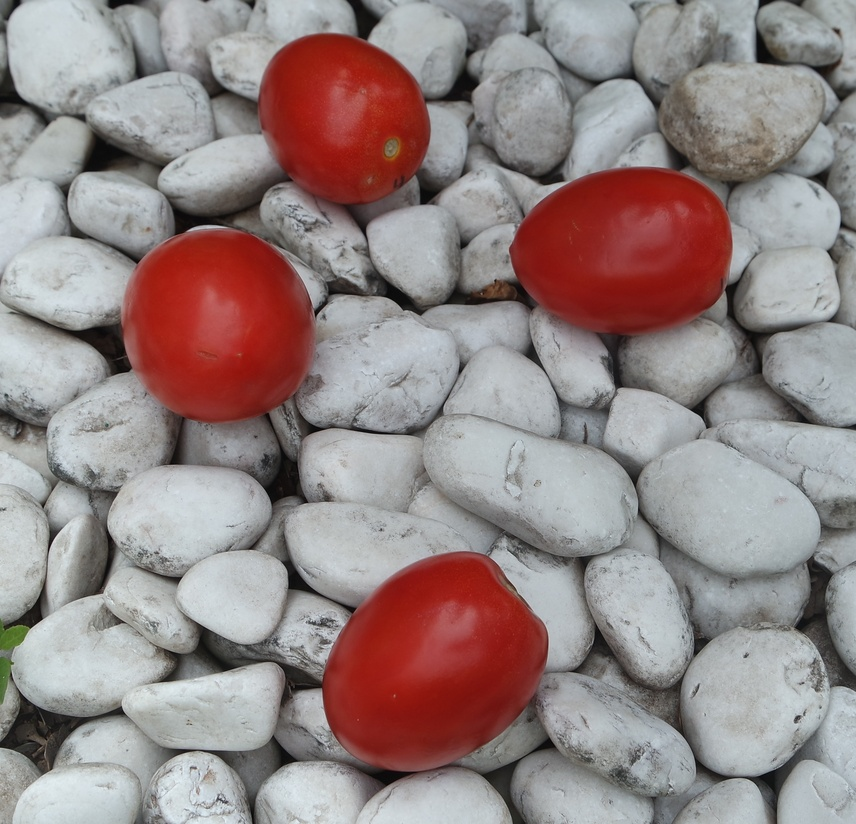
#> input picture examen2parcial/Jit1.JPG, 856 x 824 px, shrunk from 2833 x 2729 before the run
$ jupyter execute Examen2kmean.ipynb
#> lines starting #> are read from the running program, lines starting #| are printed output that depends on the picture; after the words box and inside, x2 and y2 are one past the last pixel; in counts of white or black regions, pixels touching at a corner belong together; long printed decimals are rounded
OTSU

[cell 1]
import numpy as np
import matplotlib.pyplot as plt
from skimage.filters import threshold_otsu
import cv2
import skimage.filters

[cell 2]
s_image = cv2.imread('Jit1.JPG')
#> s_image is the input picture: shape (824, 856, 3); mean B, G, R 132.9, 133.5, 148.4

plt.axis('off')
plt.imshow(s_image)

[cell 3]
img = cv2.cvtColor(s_image,cv2.COLOR_BGR2RGB)
plt.axis('off')
plt.imshow(img)

###Segmentacion por kmeans

[cell 4]
k = 4

# reshape the image to a 2D array of pixels and 3 color values (RGB)
pixel_values = img.reshape((-1, 3))
# convert to float
pixel_values = np.float32(pixel_values)

# define stopping criteria
criteria = (cv2.TERM_CRITERIA_EPS + cv2.TERM_CRITERIA_MAX_ITER, 100, 0.2)

compactness, labels, (centers) = cv2.kmeans(pixel_values, k, None, criteria, 10, cv2.KMEANS_RANDOM_CENTERS)
#> compactness = 672702162; centers = [[180, 185.5, 187.4], [142.5, 36.83, 30.41], [131.4, 130.7, 130.1], [62.66, 58.53, 55.75]]

# convert back to 8 bit values
centers = np.uint8(centers)
#> centers = [[179, 185, 187], [142, 36, 30], [131, 130, 130], [62, 58, 55]]

# flatten the labels array
labels = labels.flatten()

# convert all pixels to the color of the centroids
segmented_image = centers[labels]

# reshape back to the original image dimension
segmented_image = segmented_image.reshape(img.shape)

# show the image
plt.imshow(segmented_image)
plt.show()

Segunda segmentacion por colores

[cell 5]
umbral_bajo = np.array([139,35,29])
umbral_alto = np.array([142,36,30])
mask_red = cv2.inRange(segmented_image, umbral_bajo, umbral_alto)
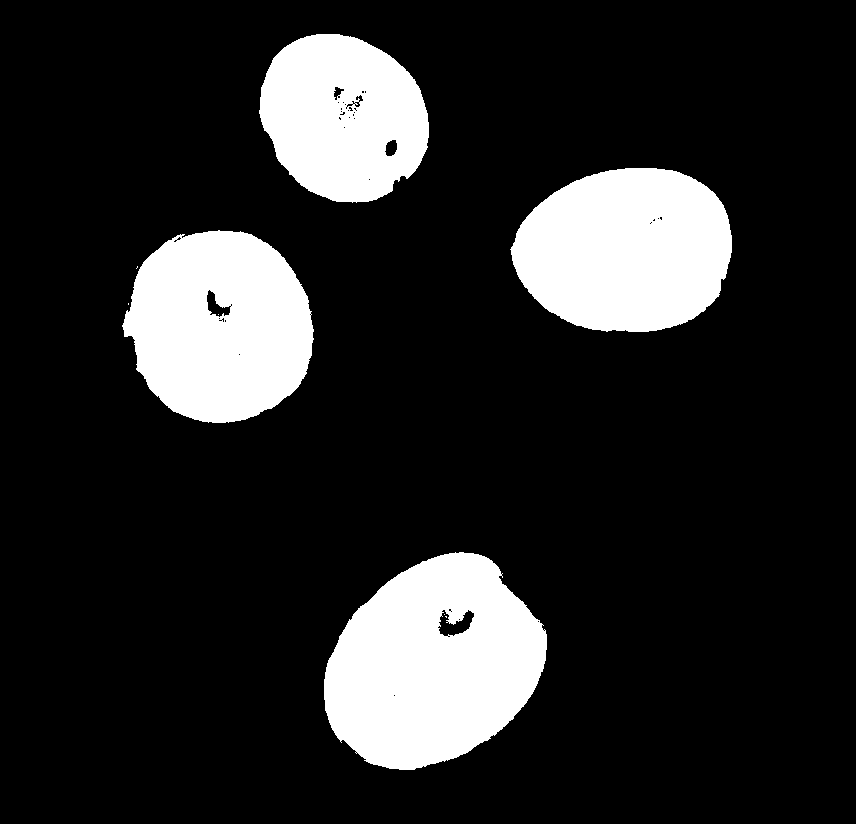
#> mask_red: shape (824, 856); 16% white; 9 white regions (5 under 20 px), largest, box (x1, y1, x2, y2) and area: (324, 552, 547, 770) 34556, (510, 168, 732, 332) 28722, (122, 230, 314, 423) 28170, (259, 34, 429, 203) 21636
#any value that is not in the range of the mask, thershold
#res = cv2.bitwise_and(img, img, mask=mask)

plt.figure(figsize=(8,8))
plt.imshow(mask_red, cmap = 'gray')

Suavizado de imagen

[cell 6]
blur = cv2.blur(mask_red,(20,20))
plt.imshow(blur, 'gray')

Deteccion de contornos con Canny

[cell 7]
t_lower = 50  # Lower Threshold
t_upper = 150  # Upper threshold

# Applying the Canny Edge filter
edge_canny = cv2.Canny(blur, 50, 40)
#> edge_canny: shape (824, 856); 0.97% white in thin lines or dots, all inside (x1, y1, x2, y2) = (116, 25, 741, 779)

plt.imshow(edge_canny,'gray')

Erosionar para evitar conflictos

[cell 8]
kernel = np.ones((5, 5), np.uint8)

img_erosion = cv2.erode(edge_canny, kernel, iterations=5)
#> img_erosion: shape (824, 856); every value is 0
img_dilation = cv2.dilate(edge_canny, kernel, iterations=4)
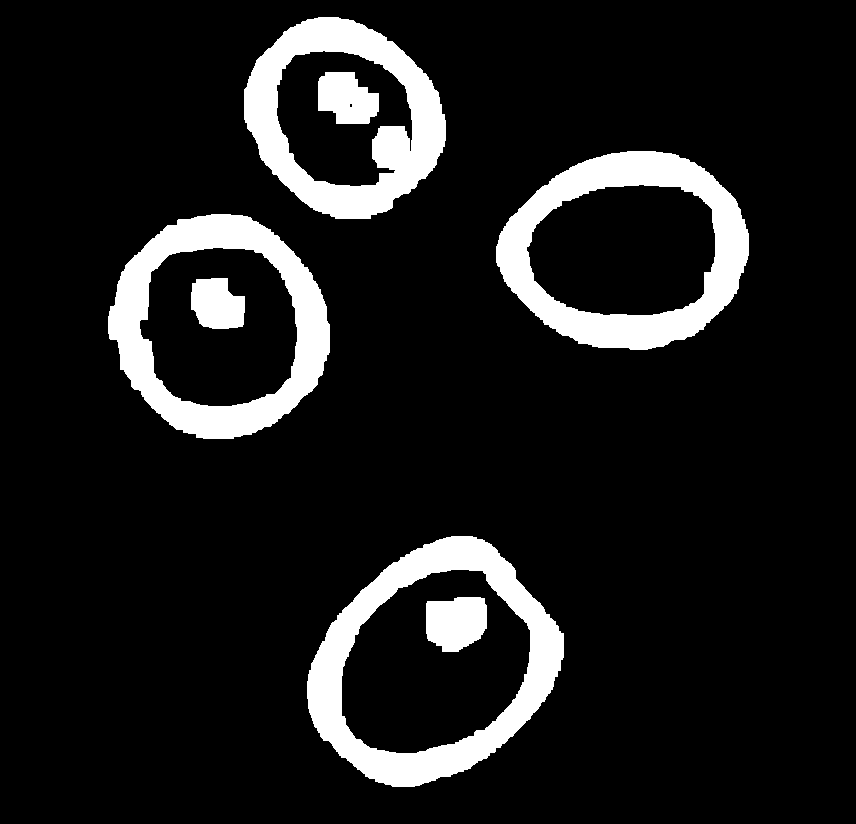
#> img_dilation: shape (824, 856); 11.3% white; 7 white regions
plt.figure(figsize=(8,8))
plt.imshow(img_dilation, 'gray')

Obtencion de objetos

[cell 9]
contours,hierarchy = cv2.findContours(img_dilation,cv2.RETR_EXTERNAL, cv2.CHAIN_APPROX_SIMPLE)
#> contours = 4 contours; box (x1, y1, x2, y2) and area: (307, 536, 564, 787) 44824, (496, 151, 749, 350) 37942, (108, 214, 330, 439) 37492, (244, 17, 446, 219) 29843
for cnt in contours:
    x,y,w,h = cv2.boundingRect(cnt)
    masked_image = cv2.rectangle(img,(x,y),(x+w,y+h),(200,255,0),10)
#> this loop made 4 passes
#> (x, y, w, h) on passes 1 to 4: (307, 536, 257, 251), (108, 214, 222, 225), (496, 151, 253, 199), (244, 17, 202, 202)
#> pass 2, `masked_image = cv2.rectangle(img,(x,y),(x+w,y+h),(200,255,0),10)`:
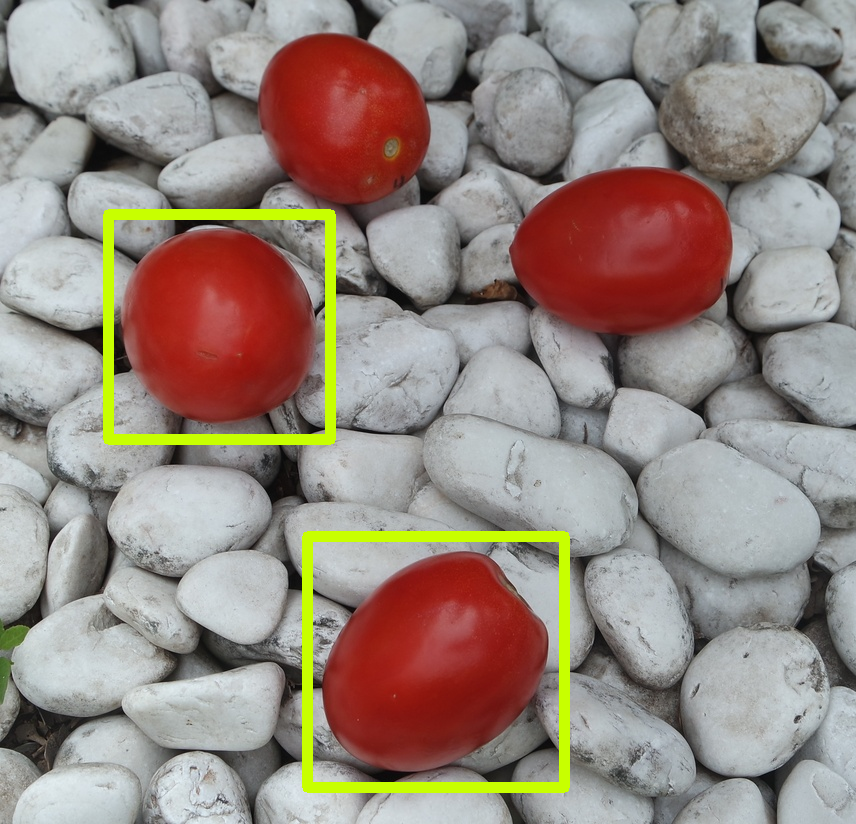
#> masked_image: shape (824, 856, 3); mean R, G, B 150.2, 136.9, 128.7
#> pass 3, `masked_image = cv2.rectangle(img,(x,y),(x+w,y+h),(200,255,0),10)`:
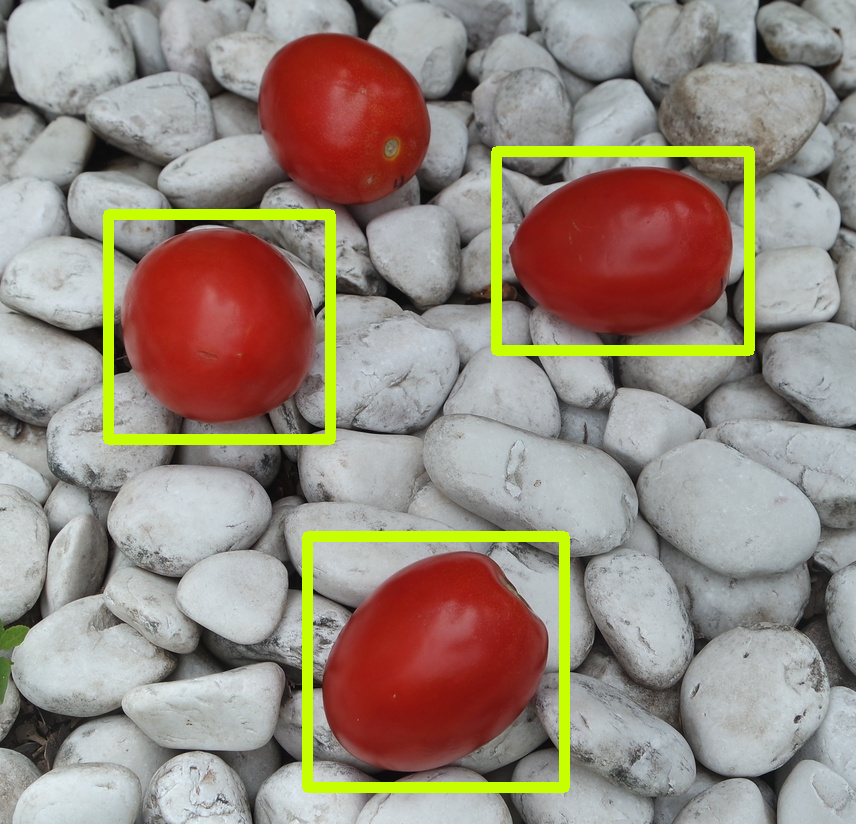
#> masked_image: shape (824, 856, 3); 1.4% of pixels changed, all inside (x1, y1, x2, y2) = (491, 146, 755, 356)
#> after the loop:
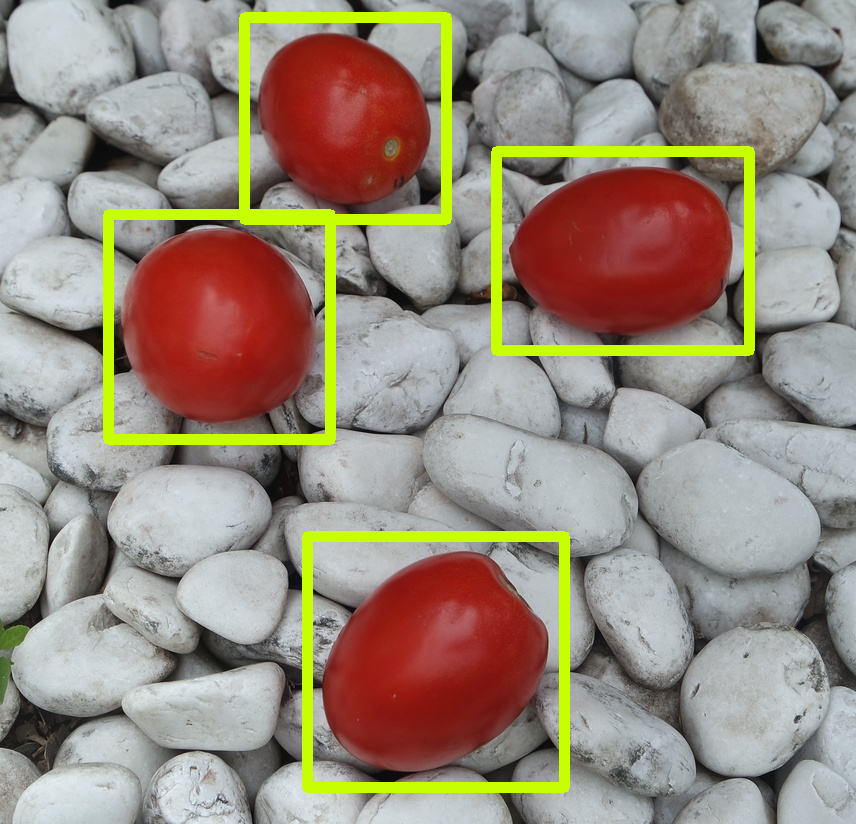
#> img: shape (824, 856, 3); mean R, G, B 151.7, 139.8, 125.1
plt.figure(figsize =(8,8))
plt.imshow(img)

[cell 10]
print("Se detectaron {} objetos".format(len(contours)))
#| Se detectaron 4 objetos

[cell 11]
cnt=contours[2]
#> cnt = contour of 301 points, box (x1, y1, x2, y2) (496, 151, 749, 350), area 37942
izquierdo = tuple(cnt[cnt[:,:,0].argmin()][0])
#> izquierdo = (496, 246)
derecho = tuple(cnt[cnt[:,:,0].argmax()][0])
#> derecho = (748, 255)
superior = tuple(cnt[cnt[:,:,1].argmin()][0])
#> superior = (627, 151)
inferior = tuple(cnt[cnt[:,:,1].argmax()][0])
#> inferior = (630, 349)
print("Cordenadas de mdecion [OBJETO 2]")
print("Coordenada 1",derecho)
#| Coordenada 1 (748, 255)
print("Coordenada 2",izquierdo)
#| Coordenada 2 (496, 246)

[cell 12]
cnt=contours[0]
#> cnt = contour of 359 points, box (x1, y1, x2, y2) (307, 536, 564, 787), area 44824
izquierdo0 = tuple(cnt[cnt[:,:,0].argmin()][0])
#> izquierdo0 = (307, 681)
derecho0 = tuple(cnt[cnt[:,:,0].argmax()][0])
#> derecho0 = (563, 657)
superior0 = tuple(cnt[cnt[:,:,1].argmin()][0])
#> superior0 = (451, 536)
inferior0 = tuple(cnt[cnt[:,:,1].argmax()][0])
#> inferior0 = (392, 786)
print("Cordenadas de mdecion [OBJETO 4]")
print("Coordenada 1",superior0)
#| Coordenada 1 (451, 536)
print("Coordenada 2",inferior0)
#| Coordenada 2 (392, 786)

[cell 13]
start_point=(izquierdo[0], izquierdo[1])
#> start_point = (496, 246)
end_point=(derecho[0], derecho[1])
#> end_point = (748, 255)
thickness = 10
color = (13, 0, 255)

l1 = cv2.line(img, start_point, end_point, color, thickness)
plt.imshow(l1)

[cell 14]
a = np.array((izquierdo[0], izquierdo[1], 1))
#> a = [496, 246, 1]
b = np.array((derecho[0], derecho[1], 1))
#> b = [748, 255, 1]

dist = np.sqrt(np.sum(np.square(a-b)))
#> dist = 252.2

print("Distancia de objeto 2:\t",dist)
#| Distancia de objeto 2:	 252.161

[cell 15]
a = inferior0[0] - izquierdo0[0]
#> a = 85
b = inferior0[1] - izquierdo0[1]
#> b = 105
xa_1=(a,b)
#> xa_1 = (85, 105)
c = derecho0[0]-superior0[0]
#> c = 112
d = derecho0[1]-superior0[1]
#> d = 121
ya_1=(c,d)
#> ya_1 = (112, 121)

start_point1=(izquierdo0[0] - xa_1[0],izquierdo0[1]+ xa_1[1])
#> start_point1 = (222, 786)
end_point1=(derecho0[0] + ya_1[0],derecho0[1] - ya_1[1])
#> end_point1 = (675, 536)

l2 = cv2.line(img, start_point1, end_point1, color, thickness)
#dibujar_distancia(sample_image,x_1, y_1)
plt.imshow(l2)

[cell 16]
q = np.array((xa_1[0],xa_1[1] , 1))
#> q = [85, 105, 1]
p = np.array((ya_1[0], ya_1[1], 1))
#> p = [112, 121, 1]

dist2 = np.sqrt(np.sum(np.square(p-q)))
#> dist2 = 31.38

print("Distancia de objeto 4:\t",dist2)
#| Distancia de objeto 4:	 31.385

[cell 17]
cnt=contours[1]
#> cnt = contour of 267 points, box (x1, y1, x2, y2) (108, 214, 330, 439), area 37492
izquierdo1 = tuple(cnt[cnt[:,:,0].argmin()][0])
#> izquierdo1 = (108, 316)
derecho1 = tuple(cnt[cnt[:,:,0].argmax()][0])
#> derecho1 = (329, 352)
superior1 = tuple(cnt[cnt[:,:,1].argmin()][0])
#> superior1 = (211, 214)
inferior1 = tuple(cnt[cnt[:,:,1].argmax()][0])
#> inferior1 = (203, 438)


cnt=contours[3]
#> cnt = contour of 246 points, box (x1, y1, x2, y2) (244, 17, 446, 219), area 29843
izquierdo3 = tuple(cnt[cnt[:,:,0].argmin()][0])
#> izquierdo3 = (244, 89)
derecho3 = tuple(cnt[cnt[:,:,0].argmax()][0])
#> derecho3 = (445, 140)
superior3 = tuple(cnt[cnt[:,:,1].argmin()][0])
#> superior3 = (318, 17)
inferior3 = tuple(cnt[cnt[:,:,1].argmax()][0])
#> inferior3 = (335, 218)

[cell 18]
a=(superior1[0],superior1[1])
#> a = (211, 214)
b=(superior[0],superior[1])
#> b = (627, 151)
c=(superior3[0],superior3[1])
#> c = (318, 17)
d=(superior0[0],superior0[1])
#> d = (451, 536)

font = cv2.FONT_HERSHEY_SIMPLEX
u1=cv2.putText(img,' 1',a,font,10,(0,0,0),20,cv2.LINE_AA)
u2=cv2.putText(img,' 2',b,font,10,(0,0,0),20,cv2.LINE_AA)
u3=cv2.putText(img,' 3',c,font,10,(0,0,0),20,cv2.LINE_AA)
u4=cv2.putText(img,' 4',d,font,10,(0,0,0),20,cv2.LINE_AA)
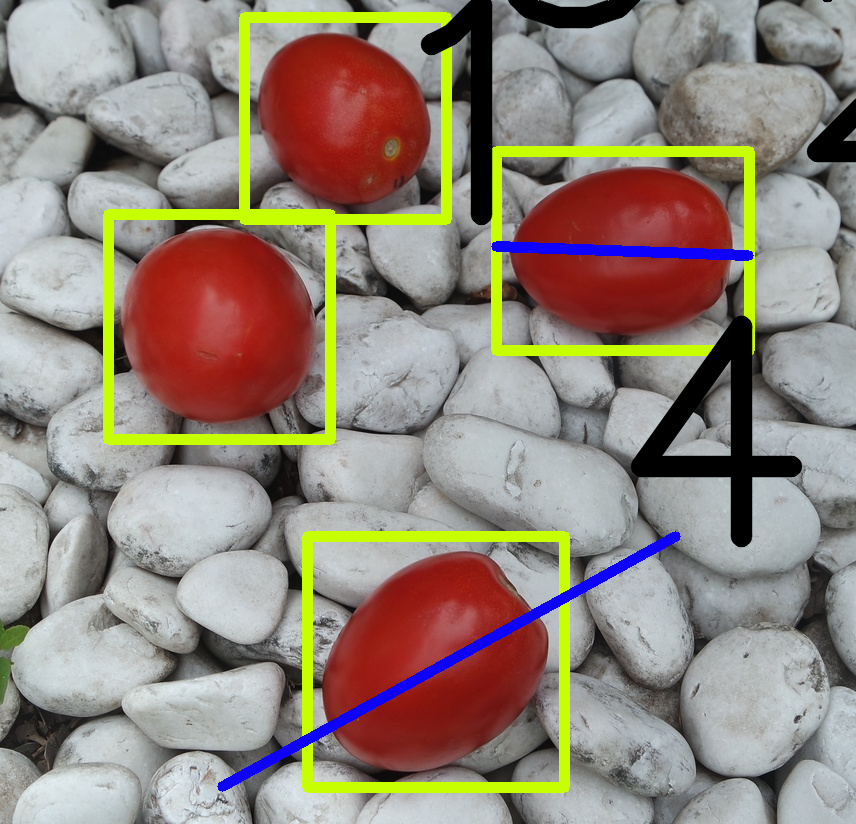
#> u4: shape (824, 856, 3); mean R, G, B 145.6, 134, 122.8

plt.imshow(u1)
plt.imshow(u2)
plt.imshow(u3)
plt.imshow(u4)
